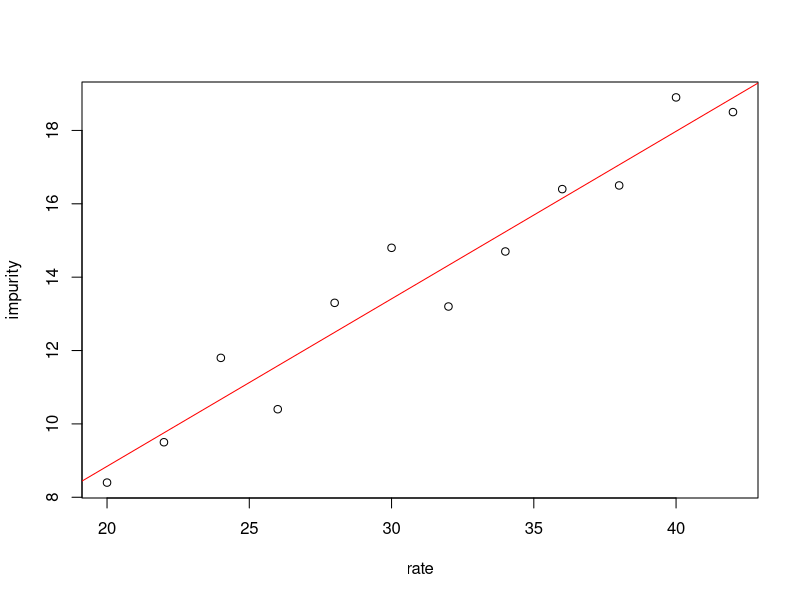

Recreate this plot in R.
rate <- c(20, 22, 24, 26, 28, 30, 32, 34, 36, 38, 40, 42)
impurity <- c(8.4, 9.5, 11.8, 10.4, 13.3, 14.8, 13.2, 14.7, 16.4, 16.5, 18.9, 18.5)
plot(impurity ~ rate)
reg <- lm(impurity ~ rate)
abline(reg, col = "red")
summary(reg)
